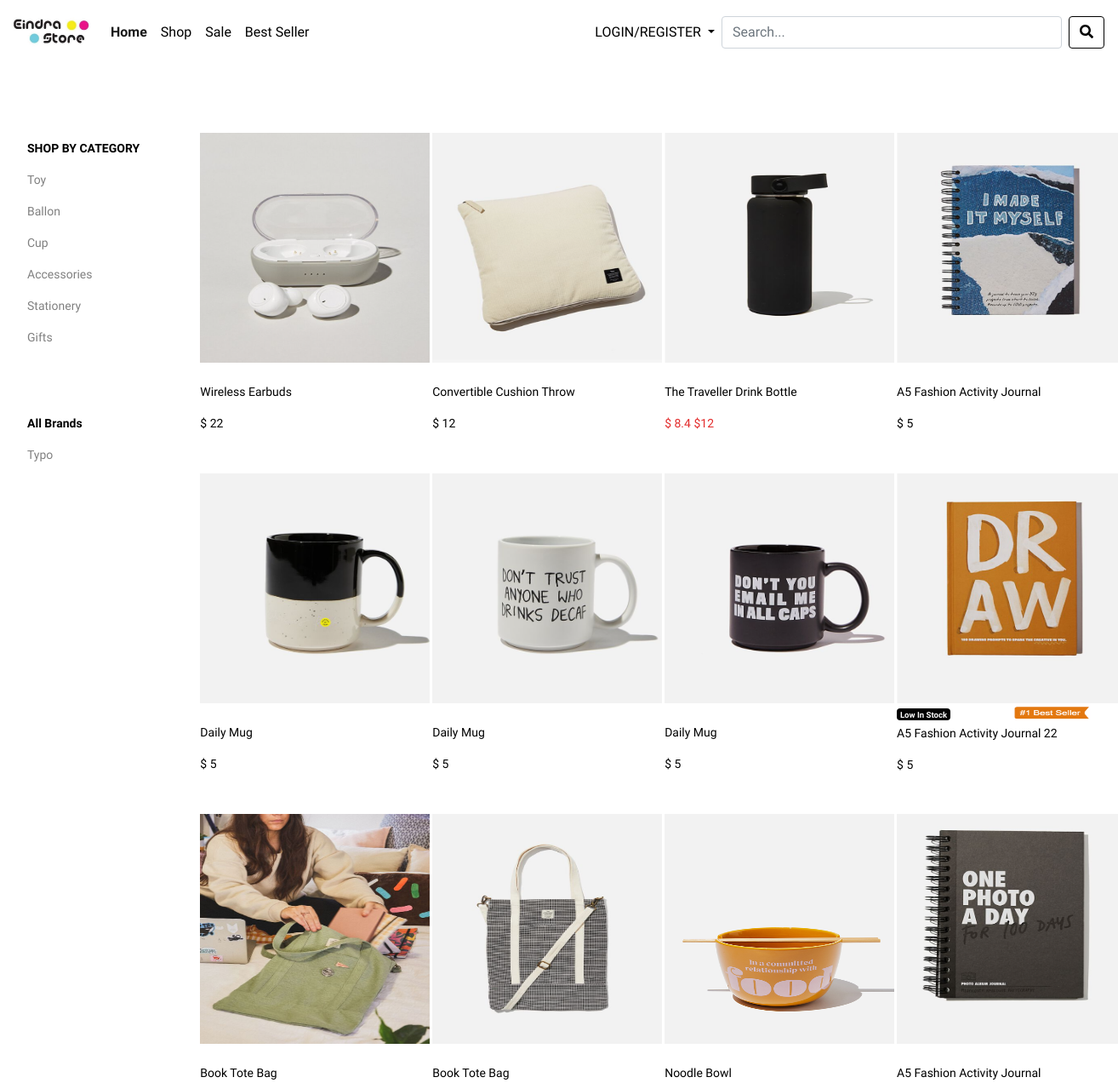
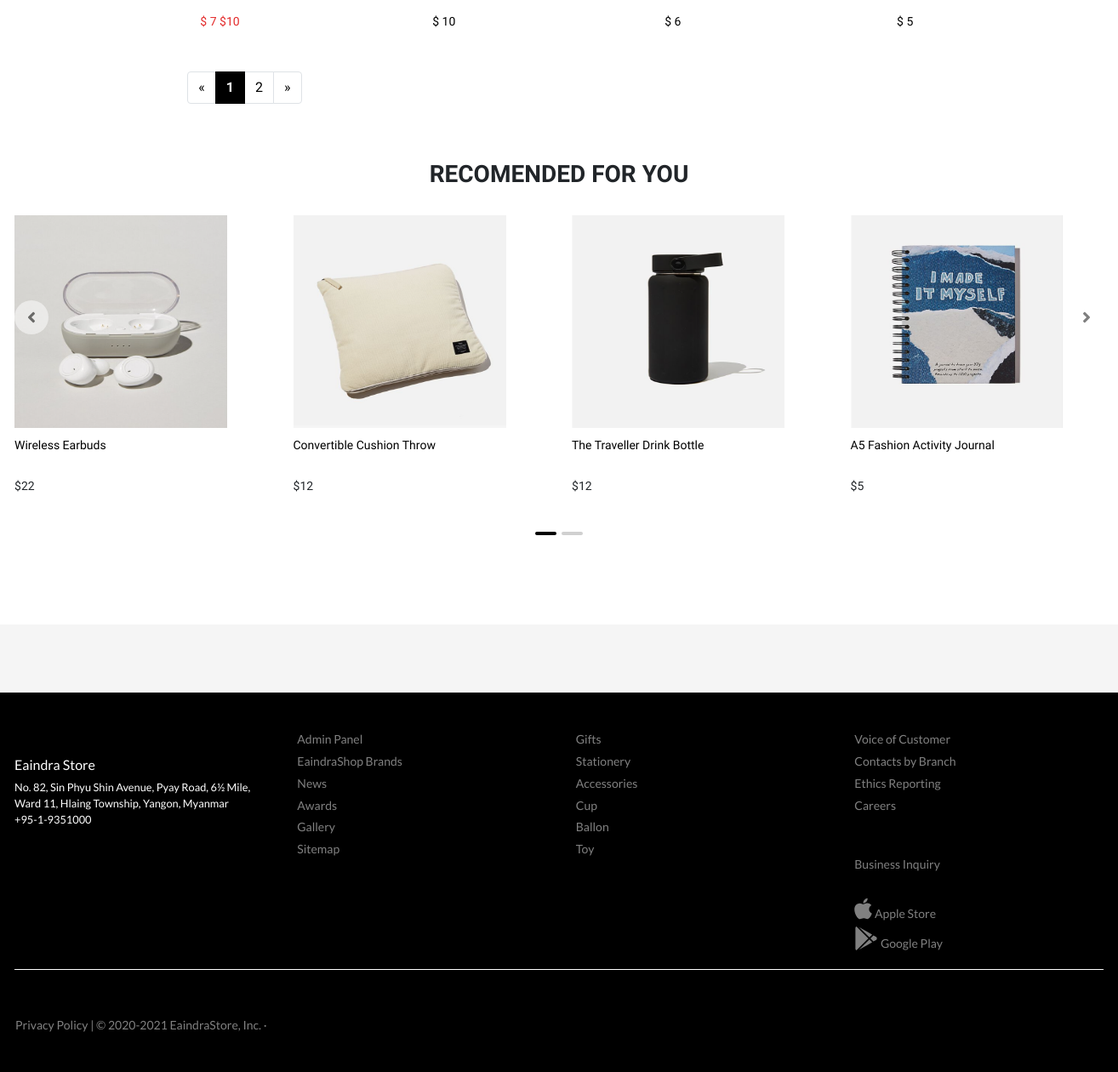
The page /product.php on the database its author committed (2 pictures, top to bottom).
### tables this page shows
CREATE TABLE `categories` (
  `cat_id` int(11) NOT NULL,
  `cat_name` varchar(255) NOT NULL,
  `created_date` datetime NOT NULL,
  `modified_date` datetime NOT NULL
);

CREATE TABLE `brand` (
  `brand_id` int(11) NOT NULL,
  `brand_name` varchar(255) NOT NULL,
  `brand_cover` varchar(255) NOT NULL,
  `created_date` datetime NOT NULL,
  `modified_date` datetime NOT NULL
);

CREATE TABLE `product` (
  `id` int(11) NOT NULL,
  `product_name` varchar(255) NOT NULL,
  `categories` varchar(255) NOT NULL,
  `sub_cat` varchar(255) NOT NULL,
  `brand` varchar(255) NOT NULL,
  `package` varchar(255) NOT NULL,
  `supplier` varchar(255) NOT NULL,
  `description` text NOT NULL,
  `price` varchar(50) NOT NULL,
  `cover` varchar(255) NOT NULL,
  `qty` int(11) NOT NULL,
  `created_date` datetime NOT NULL,
  `modified_date` datetime NOT NULL
);

CREATE TABLE `discount` (
  `discount_id` int(11) NOT NULL,
  `product_id` int(11) NOT NULL,
  `percentage` int(11) NOT NULL,
  `created_date` varchar(255) NOT NULL,
  `duration` varchar(255) NOT NULL,
  `end_date` varchar(255) NOT NULL
);

### function/function.php (the view, shortened to what this page needs)
<?php
include('config.php');
 function getcat(){
    global $mysqli;
    $get_cat = "SELECT * FROM categories
              ";
    $run_cat = mysqli_query($mysqli,$get_cat);
    while($row= mysqli_fetch_array($run_cat)){
      $cat_id = $row['cat_id'];
      $cat_name = $row['cat_name'];
      echo "
        <li><a href='product.php?cat=$cat_id'>$cat_name</a></li>
      ";
    }
    }
     function getbrand(){
    global $mysqli;
    $get_cat = "SELECT * FROM brand";
    $run_cat = mysqli_query($mysqli,$get_cat);
    while($row= mysqli_fetch_array($run_cat)){
      $brand_id = $row['brand_id'];
      $brand_name = $row['brand_name'];
      echo "
        <li><a href='product.php?brand=$brand_id'>$brand_name</a></li>
      ";
    }
    }
  function getpro(){
  	if(!isset($_GET['cat'])){
  		if(!isset($_GET['brand'])){
  		global $mysqli;
        $per_page = 12;
      if(isset($_GET['page'])){
        $page = $_GET['page'];
      }
      else{
        $page = 1;
      }
      $start_from = ($page-1) * $per_page;
          $result = mysqli_query($mysqli,"SELECT * FROM product ORDER BY 1 DESC LIMIT $start_from, $per_page");
          if($result){
            while($obj = mysqli_fetch_object($result)) {
                          $sql_dis = mysqli_query($mysqli,"SELECT * FROM discount
                            LEFT JOIN product ON discount.product_id = product.id
                            WHERE product.id = '$obj->id'");
                          $result_dis = mysqli_fetch_assoc($sql_dis);
                           $percentage = $result_dis['percentage'];
                           $discount_id = $result_dis['discount_id'];
              echo '<div class="col-md-3 col-sm-6 col-xs-12">';
              echo '<div class="display">';
              echo '<a href="detail2.php?id='.$obj->id.'"><img src="admin/cover/'.$obj->cover.'" width="270" height="270"/></a><br>';
               if($obj->qty < 7){
                echo "<span class='badge badge-dark pull-left' style='margin-top: 6px;'>Low In Stock</span>";
              }
              if($obj->qty < 3){
                  echo '<img src="image/bestseller.png" width="90" height="20" style="margin-left: 75px; margin-bottom:5px;">';
              }
              echo "<br>";
              ?>
           <?php
              echo '<div class="box"><p><a href="detail2.php?id='.$obj->id.'">'.$obj->product_name.'</a></p>';
                 if( $discount_id == 0){
               echo '<p>$ '.$obj->price.'</p>';
                     }else{
                            $selling_price = $obj->price-($obj->price*($percentage/100));
                          echo '<p style="color: #e32b2b">$ '.$selling_price.' <c class="prodis"> $'.$obj->price.'</c>';
                          }
                               echo '</p></div>';
                               echo'<div class="box2">';
    ?>
    <?php
              echo '</div>';
              echo '</div>';
              echo '</div> ';
            }
            include("pagination.php");
          }
  }
}
}
              ?>

### 003latest_product.php (shortened to what this page needs)
<?php
    include('confs/config.php');
    $result = mysqli_query($mysqli,"SELECT * FROM product ORDER BY id DESC LIMIT 0,4");
?>
<div class="ftr2">
<div class="container">
            <div class="blog">
                <h2 style="font-size: 28px; text-align: center;">RECOMENDED FOR YOU</h2>
  <br>
                    <div id="blogCarousel" class="carousel slide" data-ride="carousel">
                        <ol class="carousel-indicators">
                            <li data-target="#blogCarousel" data-slide-to="0" class="active" style=" border-top: 1px solid transparent;
    border-bottom: 1px solid transparent;"></li>
                            <li data-target="#blogCarousel" data-slide-to="1" style=" border-top: 1px solid transparent;
    border-bottom: 1px solid transparent;"></li>
                        </ol>
                        <div class="carousel-inner">
                            <div class="carousel-item active" style="height: 22rem;">
                                <div class="row">
                                    <?php while($row2 = mysqli_fetch_assoc($result)):?>
                                    <div class="col-sm-3 col-xs-6">
                                        <a href="detail2.php?id=<?php echo $row2['id']; ?>">
                                            <img src="admin/cover/<?php echo $row2['cover'] ?>" alt="Image" style="width: 250px; height:250px;" class="img-responsive">
                                        </a>
                                        <p style="height: 32px; margin-top: 10px; font-weight: 400; font-size: 14px;"><a href="detail2.php?id=<?php echo $row2['id']; ?>"><?php echo $row2['product_name']; ?></a></p>
                                        <p style="font-weight: 400; margin-top: 10px; font-size: 14px;">$<?php echo $row2['price']; ?></p>
                                    </div>
                                   <?php endwhile; ?>
                                </div>
                            </div>
                        </div>
                         <a class="carousel-control-prev" href="#blogCarousel" role="button" data-slide="prev" style="margin-top: 100px; font-size: 10px; color: #000; background: #fff; border-radius: 50%; width: 40px; height: 40px;"">
    <span class="fa fa-angle-left fa-2x" aria-hidden="true"></span>
  </a>
  <a class="carousel-control-next" href="#blogCarousel" role="button" data-slide="next" style="margin-top: 100px; font-size: 10px; color: #000; background: #fff; border-radius: 50%; width: 40px; height: 40px;">
    <span class="fa fa-angle-right fa-2x" aria-hidden="true"></span>
  </a>
                    </div>
            </div>
</div>
</div>

### 002footer.php (shortened to what this page needs)
<br><br><br><br>
<footer id="footer-sub">
</footer>
  <footer id="footer-main">
    <div class="container">
      <div class="row">
        <div class="col-sm-3">
            <br>
            <h6 class="mt-3">Eaindra Store</h6>
            <p>
              No. 82, Sin Phyu Shin Avenue, Pyay Road, 6½ Mile, Ward 11, Hlaing Township, Yangon, Myanmar<br>
              +95-1-9351000
            </p>
        </div>
        <div class="col-sm-3">
          <a  href="admin/">Admin Panel</a>
          <a href="">EaindraShop Brands</a>
          <a href="">News</a>
          <a href="">Awards</a>
          <a href="">Gallery</a>
          <a href="">Sitemap</a>
        </div>
        <div class="col-sm-3">
           <?php
               include('confs/config.php');
                $query = "SELECT * FROM categories order by cat_id desc";
                $result = mysqli_query($mysqli,$query);
                while($row = mysqli_fetch_assoc($result) ){
                    $id = $row['cat_id'];
                ?>
                <a href="product.php?cat=<?php echo $id ?>"><?php echo $row['cat_name'] ?></a>
            <?php } ?>
        </div>
        <div class="col-sm-3">
          <a href="">Voice of Customer</a>
          <a href="">Contacts by Branch</a>
          <a href="">Ethics Reporting</a>
          <a href="">Careers</a>
          <br><br>
          <a href="">Business Inquiry</a>
          <br>
          <a href="" class="ico"><i class="fab fa-apple fa-2x"></i> Apple Store</a>
          <a href="" class="ico"><i class="fab fa-google-play fa-2x"></i> Google Play</a>
        </div>
      </div>
      <hr>
      <div class="row">
        <div class="col-sm-6">
        </div>
        <div class="col-sm-6">
        </div>
        <a href="" style="margin-left: 1rem">Privacy Policy | &copy; 2020-2021 EaindraStore, Inc. &middot; </a>
      </div>
    </div>
  </footer>

### css/sport-store.css (style rules this page uses)
html,body { font-family: 'Lato', sans-serif; font-family: 'Open Sans', sans-serif; font-family: 'Abel', sans-serif; }
h2 { font-style: normal; font-weight: 600; font-family: 'Abel', sans-serif; }
.active { font-weight: bold; }

### 001header.php (style rules this page uses)
.display { width: 300px; height: 450px; cursor: pointer; background-color: #fff; }
.box { width: 230px; height: 150px; }
.cats li a { display: block; font-size: 14px; padding: 8px 15px; color: grey; }
html,body { font-family: 'Lato', sans-serif; font-family: 'Open Sans', sans-serif; font-family: 'Abel', sans-serif; }

### product.php (style rules this page uses)
.container { max-width: 1280px; padding: 0; }
.badge { display: inline-block; padding: 0.25em 0.4em; font-size: 60%; font-weight: 550; line-height: 1; text-align: center; white-space: nowrap; vertical-align: baseline; border-radius: 0.25rem; }
.display { width: 330px; height: 400px; }
.box2 { width: 230px; height: 100px; }
.box { width: 230px; height: 85px; }
.display p { color: black; font-size: 14px; }
.badge-dark { color: #fff; background-color: #000; }

### 003latest_product.php (style rules this page uses)
.blog .carousel-indicators { left: 0; top: auto; bottom: -40px; }
.blog { height: 400px; }
.blog .carousel-indicators li { background: #a3a3a3; border-radius: 2px; width: 25px; height: 2px; }
.blog .carousel-indicators .active { background: #000; }
.ftr2 { height: 400px; margin-top: 50px; margin-bottom: 50px; }
a { color: black; }

### 002footer.php (style rules this page uses)
#footer-main { background: #000; color: white; font-size: 0.8rem; padding: 2.5rem 0; font-family: 'Lato', sans-serif; }
#footer-main a { font-size: 14px; display: block; margin: 0.3rem; color: grey; }
#footer-main hr { margin-top: 1rem; margin-bottom: 1rem; border: 0; border-top: 1px solid white; }
#footer-sub { height: 5rem; background: whitesmoke; }
.ico { font-size: 18px; margin: 0.5rem; }

### rows shown on the page
categories: cat_name "Toy"
categories: cat_name "Ballon"
categories: cat_name "Cup"
categories: cat_name "Accessories"
categories: cat_name "Stationery"
categories: cat_name "Gifts"
brand: brand_name "Typo"
product: cover (picture), product_name "Wireless Earbuds", price "22"
product: cover (picture), product_name "Convertible Cushion Throw", price "12"
product: cover (picture), product_name "The Traveller Drink Bottle", price.percentage "8.4", price "12"
product: cover (picture), product_name "A5 Fashion Activity Journal", price "5"
product: cover (picture), product_name "Daily Mug", price "5"
product: cover (picture), product_name "Daily Mug", price "5"
product: cover (picture), product_name "Daily Mug", price "5"
product: cover (picture), qty "Low In Stock", product_name "A5 Fashion Activity Journal 22", price "5"
product: cover (picture), product_name "Book Tote Bag", price.percentage "7", price "10"
product: cover (picture), product_name "Book Tote Bag", price "10"
product: cover (picture), product_name "Noodle Bowl", price "6"
product: cover (picture), product_name "A5 Fashion Activity Journal", price "5"
